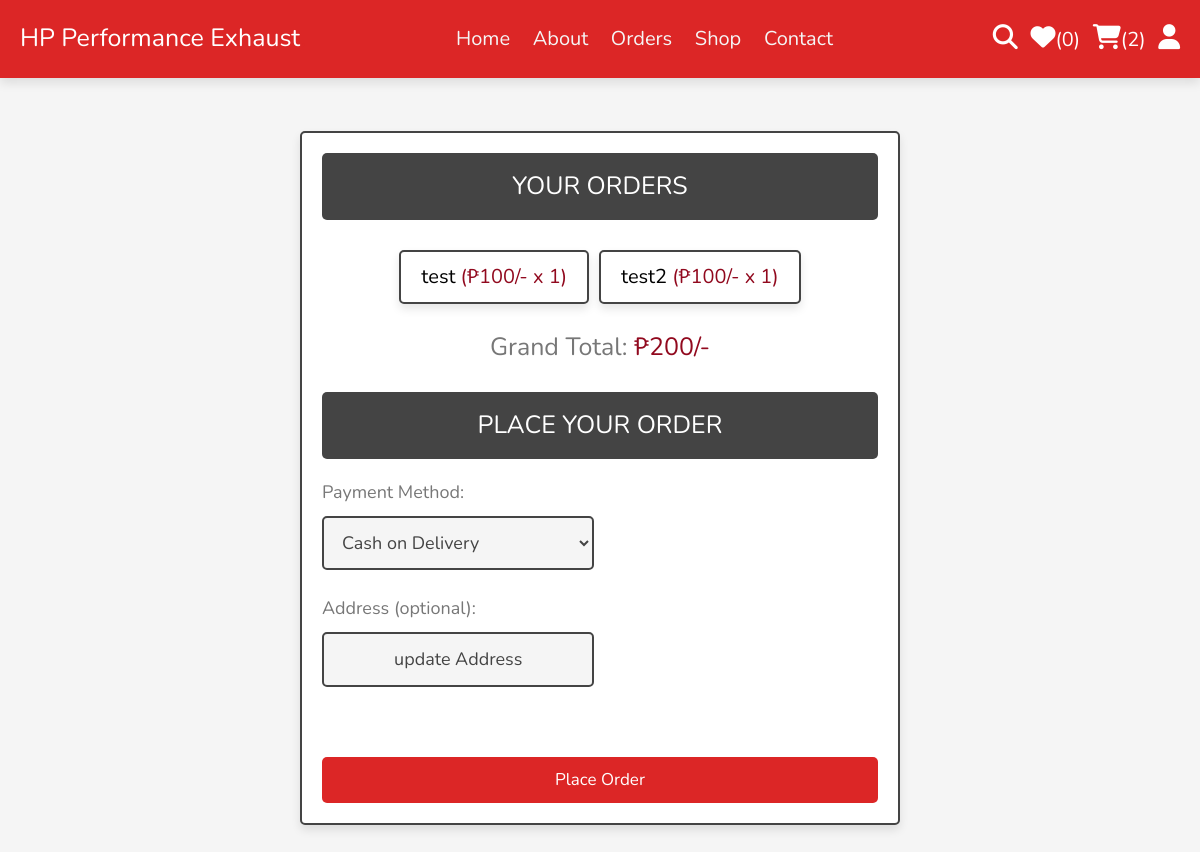
Page /checkout.php (signed in) on the earlier database version.
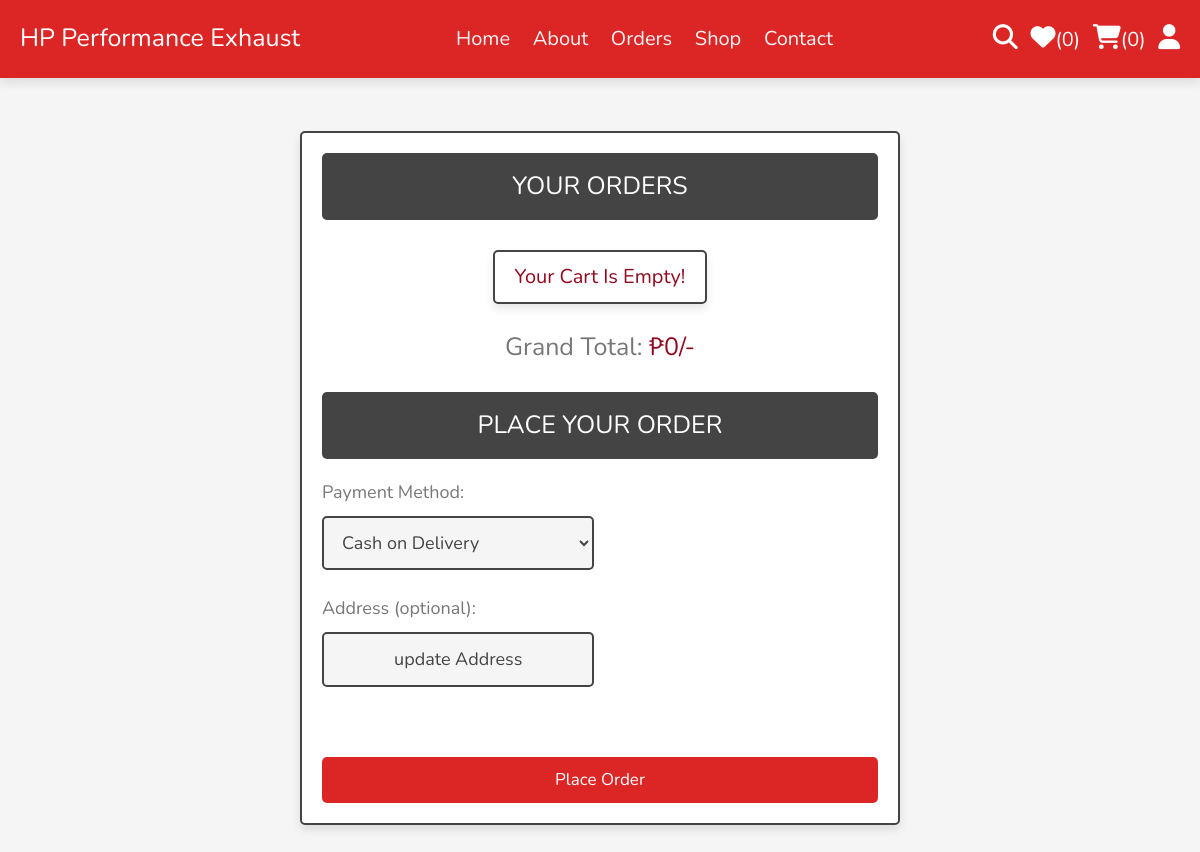
Same page on the later database version.
### tables this page shows
CREATE TABLE `cart` (
  `id` int(100) NOT NULL,
  `user_id` int(100) NOT NULL,
  `pid` int(100) NOT NULL,
  `name` varchar(100) NOT NULL,
  `price` int(10) NOT NULL,
  `quantity` int(10) NOT NULL,
  `image` varchar(100) NOT NULL
);

### checkout.php (the view, shortened to what this page needs)
<?php
include 'components/connect.php';
if (isset($_SESSION['id'])) {
    $user_id = $_SESSION['id'];
} else {
    header('location:user_login.php');
    exit();
}
?>
<!DOCTYPE html>
<html lang="en">
<head>
    <link rel="stylesheet" href="https://cdnjs.cloudflare.com/ajax/libs/font-awesome/6.1.1/css/all.min.css">
    <link rel="stylesheet" href="css/style.css">
</head>
<body>
<?php include 'components/user_header.php'; ?>
<link href="https://cdn.jsdelivr.net/npm/tailwindcss@2.2.19/dist/tailwind.min.css" rel="stylesheet">
<section class="checkout-orders">
    <form action="" method="POST" enctype="multipart/form-data">
        <h3>Your Orders</h3>
        <div class="display-orders">
            <?php
            $grand_total = 0;
            $select_cart = $conn->prepare("SELECT * FROM `cart` WHERE user_id = ?");
            $select_cart->execute([$user_id]);
            if ($select_cart->rowCount() > 0) {
                while ($fetch_cart = $select_cart->fetch(PDO::FETCH_ASSOC)) {
                    $grand_total += ($fetch_cart['price'] * $fetch_cart['quantity']);
                    echo '<p>' . $fetch_cart['name'] . ' <span>(&#8369;' . $fetch_cart['price'] . '/- x ' . $fetch_cart['quantity'] . ')</span></p>';
                }
            } else {
                echo '<p class="empty">Your cart is empty!</p>';
            }
            ?>
            <div class="grand-total">Grand Total: <span>&#8369;<?= $grand_total; ?>/-</span></div>
        </div>
        <h3>Place Your Order</h3>
        <div class="flex">
            <div class="inputBox">
                <span>Payment Method:</span>
                <select name="method" id="payment-method" class="box" onchange="toggleQRCode()" required>
                    <option value="cash on delivery">Cash on Delivery</option>
                </select>
            </div>
            <div class="inputBox">
            <span>Address (optional):</span>
            <button type="button" id="show-address-btn" class="box">update Address</button>
        </div>
<div class="container mx-auto p-4">
</div>
        <input type="submit" value="Place Order" name="order" class="btn">
    </form>
</section>
</body>
</html>

### components/user_header.php (shortened to what this page needs)
<header class="header">
   <section class="flex">
      <a href="home.php" class="logo">HP Performance Exhaust<span>.</span></a>
      <nav class="navbar">
         <a href="home.php">Home</a>
         <a href="about.php">About</a>
         <a href="orders.php">Orders</a>
         <a href="shop.php">Shop</a>
         <a href="contact.php">Contact</a>
      </nav>
      <div class="icons">
         <?php
            $count_wishlist_items = $conn->prepare("SELECT * FROM `wishlist` WHERE user_id = ?");
            $count_wishlist_items->execute([$user_id]);
            $total_wishlist_counts = $count_wishlist_items->rowCount();
            $count_cart_items = $conn->prepare("SELECT * FROM `cart` WHERE user_id = ?");
            $count_cart_items->execute([$user_id]);
            $total_cart_counts = $count_cart_items->rowCount();
         ?>
         <a href="search_page.php"><i class="fas fa-search"></i></a>
         <a href="wishlist.php"><i class="fas fa-heart"></i><span>(<?= $total_wishlist_counts; ?>)</span></a>
         <a href="cart.php"><i class="fas fa-shopping-cart"></i><span>(<?= $total_cart_counts; ?>)</span></a>
         <div id="user-btn" class="fas fa-user"></div>
      </div>
   </section>
</header>

Differences in the rows shown:
removed cart: name "test", price "100", quantity "1"
removed cart: name "test2", price "100", quantity "1"
Other differences:
$total_cart_counts: "2" → "0"
$grand_total: "200" → "0"
text now shown: "Your Cart Is Empty!"
